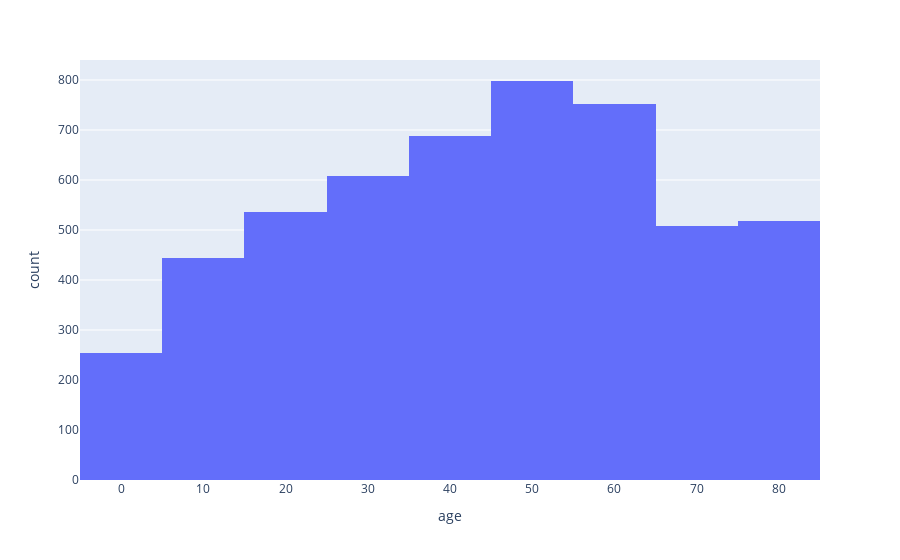

The notebook cell this image was saved under:
### Code cell
import plotly.express as px
fig = px.histogram(df, nbins = 10, x="age")
fig.show()

### Figure 1 — Plotly figure (JSON) as saved in the notebook; plotly's stock layout.template omitted (floating-point values rounded to 4 significant figures; data arrays with more than 128 entries replaced by an {"elided": "..."} marker saying what was removed)
{"data": [{"alignmentgroup": "True", "bingroup": "x", "hovertemplate": "age=%{x}<br>count=%{y}<extra></extra>", "legendgroup": "", "marker": {"color": "#636efa", "pattern": {"shape": ""}}, "name": "", "nbinsx": 10, "offsetgroup": "", "orientation": "v", "showlegend": false, "type": "histogram", "x": {"elided": "5110 float values"}, "xaxis": "x", "yaxis": "y"}], "layout": {"barmode": "relative", "legend": {"tracegroupgap": 0}, "margin": {"t": 60}, "xaxis": {"anchor": "y", "domain": [0, 1], "title": {"text": "age"}}, "yaxis": {"anchor": "x", "domain": [0, 1], "title": {"text": "count"}}}}
